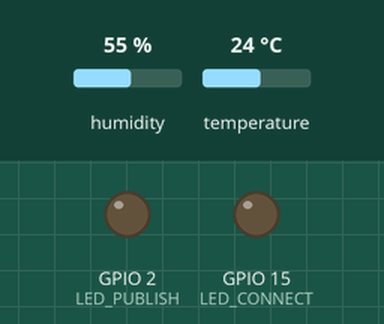
Recording of a sketch running on a simulated ESP32. Parts: output pins drawn as LEDs (lit = HIGH). The test bench sets the inputs (shaded band); at power-on: temperature 24 °C, humidity 55 %. WiFi joins after 1.5 s; servers stay silent unless stated; what the sketch prints to the serial monitor is not drawn.

Above: at 4.4 s.
4.5 s: temperature set to 2 °C
At 6.3 s:
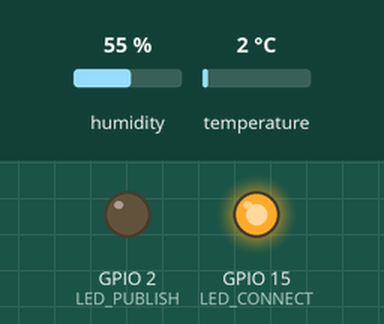
17.2 s: temperature set to 12 °C
Timing chart, 0 to 37.2 s (numbered marks = the images above; inputs shaded):
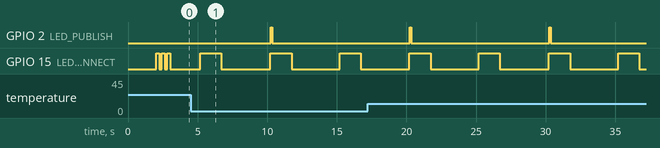

The sketch:

sketch.ino
```cpp
/*
 * MetricMQ ESP32 Wokwi Demo
 *
 * This is a complete demonstration of MetricMQ on ESP32 with:
 * - DHT22 temperature & humidity sensor
 * - Green LED: Blinks when publishing data
 * - Blue LED: Blinks when connected to broker
 * - Serial output: Shows real-time status
 *
 * Hardware (simulated in Wokwi):
 * - ESP32 DevKit V1
 * - DHT22 sensor on GPIO 4
 * - Green LED on GPIO 2 (publish indicator)
 * - Blue LED on GPIO 15 (connection indicator)
 *
 * Setup Instructions:
 * 1. Start MetricMQ broker on your machine: ./metricmq-broker
 * 2. Click "Start Simulation" in Wokwi
 * 3. Watch the LEDs and serial monitor
 * 4. Adjust DHT22 temperature/humidity in simulator
 *
 * Expected Behavior:
 * - Blue LED stays ON when connected to broker
 * - Green LED blinks every time sensor data is published (10 sec)
 * - Serial monitor shows connection status and sensor readings
 * - Broker receives temperature/humidity updates
 */

#include <WiFi.h>
#include "DHTesp.h"

// Pin definitions
#define DHT_PIN 4
#define LED_PUBLISH 2    // Green LED - blinks on publish
#define LED_CONNECT 15   // Blue LED - shows connection status

// WiFi credentials (Wokwi provides simulated WiFi)
const char* WIFI_SSID = "Wokwi-GUEST";
const char* WIFI_PASSWORD = "";

// MetricMQ broker configuration
// In Wokwi, use host.wokwi.internal to reach host machine
const char* BROKER_HOST = "host.wokwi.internal";
const uint16_t BROKER_PORT = 6379;

// Create DHT sensor instance
DHTesp dht;

// WiFi client
WiFiClient client;

// Connection state
bool connected = false;
String clientId;

// Timing
unsigned long lastPublish = 0;
unsigned long lastReconnect = 0;
const unsigned long PUBLISH_INTERVAL = 10000;  // 10 seconds
const unsigned long RECONNECT_INTERVAL = 5000;  // 5 seconds

// Binary protocol constants
#define BINARY_PROTOCOL_VERSION 0x01
#define CMD_PUBLISH 0x03

void setup() {
  Serial.begin(115200);
  delay(500);

  // Initialize LEDs
  pinMode(LED_PUBLISH, OUTPUT);
  pinMode(LED_CONNECT, OUTPUT);
  digitalWrite(LED_PUBLISH, LOW);
  digitalWrite(LED_CONNECT, LOW);

  // Welcome message
  Serial.println("\n╔═══════════════════════════════════════╗");
  Serial.println("║   MetricMQ ESP32 Wokwi Demo          ║");
  Serial.println("║   Temperature & Humidity Monitor      ║");
  Serial.println("╚═══════════════════════════════════════╝\n");

  // Initialize DHT sensor
  dht.setup(DHT_PIN, DHTesp::DHT22);
  Serial.println("✓ DHT22 sensor initialized");

  // Generate client ID from MAC
  uint64_t chipid = ESP.getEfuseMac();
  clientId = "wokwi_esp32_" + String((uint32_t)chipid, HEX);
  Serial.printf("✓ Client ID: %s\n", clientId.c_str());

  // Connect to WiFi
  Serial.printf("→ Connecting to WiFi: %s\n", WIFI_SSID);
  WiFi.begin(WIFI_SSID, WIFI_PASSWORD);

  int attempts = 0;
  while (WiFi.status() != WL_CONNECTED && attempts < 20) {
    delay(500);
    Serial.print(".");
    attempts++;
  }

  if (WiFi.status() == WL_CONNECTED) {
    Serial.println("\n✓ WiFi connected!");
    Serial.printf("  IP: %s\n", WiFi.localIP().toString().c_str());

    // Blink blue LED 3 times to show WiFi connected
    for (int i = 0; i < 3; i++) {
      digitalWrite(LED_CONNECT, HIGH);
      delay(200);
      digitalWrite(LED_CONNECT, LOW);
      delay(200);
    }
  } else {
    Serial.println("\n✗ WiFi connection failed!");
  }

  Serial.println("\n━━━━━━━━━━━━━━━━━━━━━━━━━━━━━━━━━━━━━━━");
  Serial.println("Starting sensor monitoring...");
  Serial.println("━━━━━━━━━━━━━━━━━━━━━━━━━━━━━━━━━━━━━━━\n");
}

void loop() {
  // Check WiFi connection
  if (WiFi.status() != WL_CONNECTED) {
    Serial.println("✗ WiFi disconnected, reconnecting...");
    WiFi.reconnect();
    delay(5000);
    return;
  }

  // Maintain broker connection
  if (!client.connected()) {
    connected = false;
    digitalWrite(LED_CONNECT, LOW);

    unsigned long now = millis();
    if (now - lastReconnect >= RECONNECT_INTERVAL) {
      lastReconnect = now;
      connectToBroker();
    }
    return;
  }

  // Update connection LED
  if (connected) {
    digitalWrite(LED_CONNECT, HIGH);
  }

  // Publish sensor data periodically
  unsigned long now = millis();
  if (now - lastPublish >= PUBLISH_INTERVAL) {
    lastPublish = now;
    publishSensorData();
  }

  delay(100);  // Small delay to prevent CPU overload
}

bool connectToBroker() {
  Serial.printf("→ Connecting to MetricMQ broker at %s:%d\n", BROKER_HOST, BROKER_PORT);

  if (client.connect(BROKER_HOST, BROKER_PORT)) {
    connected = true;
    Serial.println("✓ Connected to MetricMQ broker!");
    digitalWrite(LED_CONNECT, HIGH);
    return true;
  } else {
    Serial.println("✗ Failed to connect to broker");
    return false;
  }
}

void publishSensorData() {
  // Read sensor
  TempAndHumidity data = dht.getTempAndHumidity();

  if (dht.getStatus() != 0) {
    Serial.println("✗ DHT sensor read error!");
    return;
  }

  // Create JSON payload
  String payload = "{";
  payload += "\"temperature\":" + String(data.temperature, 1) + ",";
  payload += "\"humidity\":" + String(data.humidity, 1) + ",";
  payload += "\"client_id\":\"" + clientId + "\",";
  payload += "\"uptime\":" + String(millis() / 1000);
  payload += "}";

  // Print sensor readings
  Serial.println("\n┌─────────────────────────────────────┐");
  Serial.printf("│ 🌡️  Temperature: %5.1f°C         │\n", data.temperature);
  Serial.printf("│ 💧 Humidity:    %5.1f%%          │\n", data.humidity);
  Serial.printf("│ ⏱️  Uptime:      %5lu sec       │\n", millis() / 1000);
  Serial.println("└─────────────────────────────────────┘");

  // Publish to MetricMQ
  String topic = "sensors/wokwi/dht22";
  if (sendBinaryPublish(topic, payload)) {
    Serial.printf("✓ Published to: %s\n", topic.c_str());
    Serial.printf("  Payload: %s\n\n", payload.c_str());

    // Blink green LED to indicate publish
    digitalWrite(LED_PUBLISH, HIGH);
    delay(100);
    digitalWrite(LED_PUBLISH, LOW);
  } else {
    Serial.println("✗ Publish failed\n");
  }
}

bool sendBinaryPublish(const String& topic, const String& payload) {
  if (!client.connected()) {
    return false;
  }

  // Binary frame format:
  // [version:1][command:1][topic_len:2][topic][payload_len:4][payload]

  uint8_t buffer[512];
  size_t pos = 0;

  // Version
  buffer[pos++] = BINARY_PROTOCOL_VERSION;

  // Command
  buffer[pos++] = CMD_PUBLISH;

  // Topic length (big-endian, 2 bytes)
  uint16_t topic_len = topic.length();
  buffer[pos++] = (topic_len >> 8) & 0xFF;
  buffer[pos++] = topic_len & 0xFF;

  // Topic
  memcpy(&buffer[pos], topic.c_str(), topic_len);
  pos += topic_len;

  // Payload length (big-endian, 4 bytes)
  uint32_t payload_len = payload.length();
  buffer[pos++] = (payload_len >> 24) & 0xFF;
  buffer[pos++] = (payload_len >> 16) & 0xFF;
  buffer[pos++] = (payload_len >> 8) & 0xFF;
  buffer[pos++] = payload_len & 0xFF;

  // Payload
  memcpy(&buffer[pos], payload.c_str(), payload_len);
  pos += payload_len;

  // Send frame
  size_t written = client.write(buffer, pos);
  return written == pos;
}
```

Measured:
- by itself, GPIO 2 (LED_PUBLISH): alternates HIGH for 0.10 s and LOW for 9.9 s
- by itself, GPIO 15 (LED_CONNECT): alternates HIGH for 1.5 s and LOW for 3.4 s
